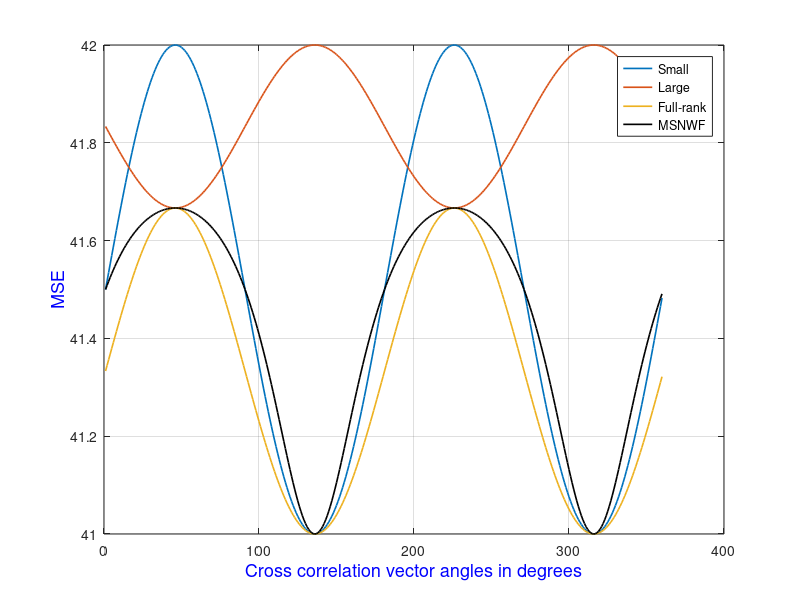

The MATLAB source for this figure:
clear all;clc;close all;
% R=[10 4 ;4 10]; sigma_d=10; % Example from RR book
% R=[1.1 .5 ;.5 1.1]; sigma_d=0.9486; % From simon Haykin p=[.5272 -.4458]';
% R=[.5 .25 ;.25 .5];sigma_d=2; % From Widrow sterns
R=[2 1 ;1 2]; p=[7 8]';sigma_d=42; % Another critical from Widrow
[V,D]=eig(R);
% ori_p=[.5272 -.4458]';
% ori_p=[9 1]';
ori_p=[1 0]';
% Performance plotting
thet=(0:359)*(pi/180);
for ha=1:360,
RRR=[cos(thet(ha)) -sin(thet(ha));sin(thet(ha)) cos(thet(ha))];
P=RRR*ori_p;
disp(P);
err_full(ha)=(sigma_d-P'*inv(R)*P); % full rank error for all P

for m=1:2,
    temp(m,ha)=P'*V(:,m)*(1/D(m,m))*V(:,m)'*P;  
    er(m,ha)=(sigma_d-temp(m,ha));  % PC and CSM error for all P
end

T=[P'; -P(2) P(1)]/norm(P);
Rd=T(1,:)*R*T(1,:)';
err_RR(ha)=sigma_d-P'*inv(T'*Rd*T)*P;
end

fi=[er ;err_full;err_RR];
hnd=plot(fi');legend('Small','Large','Full-rank','MSNWF');grid;
set(hnd(1),'linewidth',1.2);set(hnd(2),'linewidth',1.2);set(hnd(3),'linewidth',1.2);
set(hnd(4),'linewidth',1.2,'color',[0 0 0]);
hnd=xlabel('Cross correlation vector angles in degrees');set(hnd,'fontsize',13,'color',[0 0 1]);
hnd=ylabel('MSE');set(hnd,'fontsize',13,'color',[0 0 1]);
% axis([ 0 365 9.8 10.07]) 
% 
% % err_full=10*log10(sigma_d- p'*inv(R)*p); in dB's
% err_full=(sigma_d- p'*inv(R)*p);
% for m=1:2,
%     temp(m)=p'*V(:,m)*(1/D(m,m))*V(:,m)'*p;
% %     er(m)=10*log10(sigma_d-temp(m)); % in dB's
% er(m)=(sigma_d-temp(m));
% end
% 
% % T=[9 1; -1 9]*(1/sqrt(82)); % T for example 1
% % T=[p';0.4458 0.5272]*(1/norm(p));  T for example 2
% T=[0 -.866025; .866025 0]/norm(p);
% 
% Rd=T(1,:)*R*T(1,:)';
% % disp(10*log10(sigma_d-p'*inv(T'*Rd*T)*p)); in dB's
% disp((sigma_d-p'*inv(T'*Rd*T)*p)); 

% Results for example 1
% err_full= 1.0952 ;
% er= 4.6667    6.4286;
% er_RR= 2.4619;

% Results for Simon haykin
% err_full =
% 
%     0.1576
% er =
% 
%     0.1597    0.9465
% er_RR=0.1632

% Results from Widrow sterns